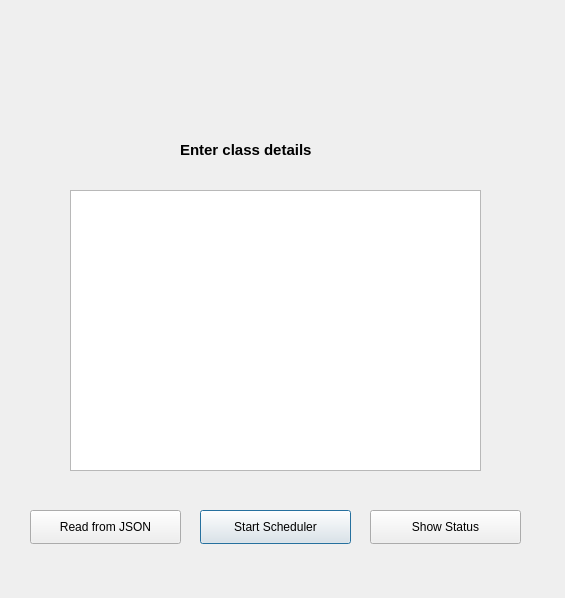
<?xml version="1.0" encoding="UTF-8"?>
<ui version="4.0">
 <class>ZoomAutomation</class>
 <widget class="QDialog" name="ZoomAutomation">
  <property name="geometry">
   <rect>
    <x>0</x>
    <y>0</y>
    <width>565</width>
    <height>598</height>
   </rect>
  </property>
  <property name="windowTitle">
   <string>Zoom Automation</string>
  </property>
  <property name="windowIcon">
   <iconset theme="Zoom"/>
  </property>
  <property name="windowOpacity">
   <double>2.000000000000000</double>
  </property>
  <widget class="QLabel" name="label">
   <property name="geometry">
    <rect>
     <x>180</x>
     <y>140</y>
     <width>191</width>
     <height>20</height>
    </rect>
   </property>
   <property name="font">
    <font>
     <pointsize>11</pointsize>
     <weight>75</weight>
     <bold>true</bold>
    </font>
   </property>
   <property name="text">
    <string>Enter class details</string>
   </property>
  </widget>
  <widget class="QPlainTextEdit" name="data_field">
   <property name="geometry">
    <rect>
     <x>70</x>
     <y>190</y>
     <width>411</width>
     <height>281</height>
    </rect>
   </property>
  </widget>
  <widget class="QPushButton" name="start_schedule">
   <property name="geometry">
    <rect>
     <x>200</x>
     <y>510</y>
     <width>151</width>
     <height>34</height>
    </rect>
   </property>
   <property name="text">
    <string>Start Scheduler</string>
   </property>
  </widget>
  <widget class="QPushButton" name="import_schedule">
   <property name="geometry">
    <rect>
     <x>30</x>
     <y>510</y>
     <width>151</width>
     <height>34</height>
    </rect>
   </property>
   <property name="text">
    <string>Read from JSON</string>
   </property>
  </widget>
  <widget class="QPushButton" name="show_status">
   <property name="geometry">
    <rect>
     <x>370</x>
     <y>510</y>
     <width>151</width>
     <height>34</height>
    </rect>
   </property>
   <property name="text">
    <string>Show Status</string>
   </property>
  </widget>
  <widget class="QPushButton" name="pushButton">
   <property name="geometry">
    <rect>
     <x>220</x>
     <y>40</y>
     <width>94</width>
     <height>81</height>
    </rect>
   </property>
   <property name="minimumSize">
    <size>
     <width>94</width>
     <height>0</height>
    </size>
   </property>
   <property name="autoFillBackground">
    <bool>false</bool>
   </property>
   <property name="styleSheet">
    <string notr="true">opacity:0;</string>
   </property>
   <property name="text">
    <string/>
   </property>
   <property name="icon">
    <iconset theme="Zoom"/>
   </property>
   <property name="iconSize">
    <size>
     <width>64</width>
     <height>64</height>
    </size>
   </property>
   <property name="checkable">
    <bool>false</bool>
   </property>
   <property name="flat">
    <bool>true</bool>
   </property>
  </widget>
 </widget>
 <resources/>
 <connections/>
</ui>
